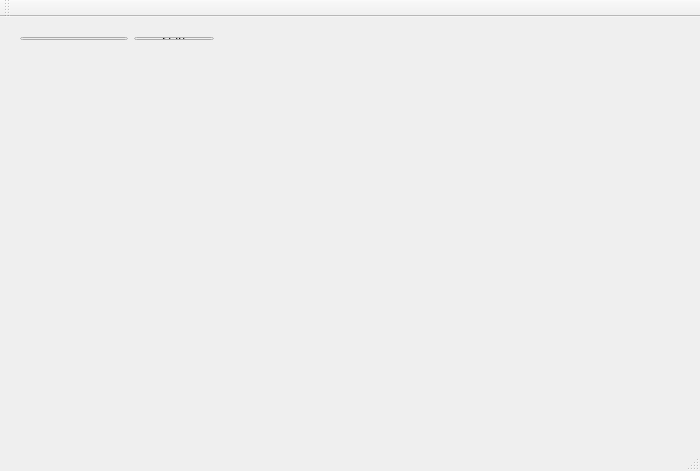
<?xml version="1.0" encoding="UTF-8"?>
<ui version="4.0">
 <class>MainWindow</class>
 <widget class="QMainWindow" name="MainWindow">
  <property name="geometry">
   <rect>
    <x>0</x>
    <y>0</y>
    <width>700</width>
    <height>471</height>
   </rect>
  </property>
  <property name="windowTitle">
   <string>MainWindow</string>
  </property>
  <widget class="QWidget" name="centralWidget">
   <widget class="QWidget" name="widgetShow" native="true">
    <property name="geometry">
     <rect>
      <x>10</x>
      <y>40</y>
      <width>640</width>
      <height>360</height>
     </rect>
    </property>
   </widget>
   <widget class="QLabel" name="labelFps">
    <property name="geometry">
     <rect>
      <x>580</x>
      <y>12</y>
      <width>54</width>
      <height>20</height>
     </rect>
    </property>
    <property name="text">
     <string/>
    </property>
   </widget>
   <widget class="QWidget" name="">
    <property name="geometry">
     <rect>
      <x>9</x>
      <y>9</y>
      <width>216</width>
      <height>25</height>
     </rect>
    </property>
    <layout class="QHBoxLayout" name="horizontalLayout">
     <item>
      <widget class="QLineEdit" name="urlAddr"/>
     </item>
     <item>
      <widget class="QPushButton" name="pushButtonStart">
       <property name="text">
        <string>start</string>
       </property>
      </widget>
     </item>
    </layout>
   </widget>
  </widget>
  <widget class="QMenuBar" name="menuBar">
   <property name="geometry">
    <rect>
     <x>0</x>
     <y>0</y>
     <width>700</width>
     <height>23</height>
    </rect>
   </property>
  </widget>
  <widget class="QToolBar" name="mainToolBar">
   <attribute name="toolBarArea">
    <enum>TopToolBarArea</enum>
   </attribute>
   <attribute name="toolBarBreak">
    <bool>false</bool>
   </attribute>
  </widget>
  <widget class="QStatusBar" name="statusBar"/>
 </widget>
 <layoutdefault spacing="6" margin="11"/>
 <resources/>
 <connections/>
</ui>
